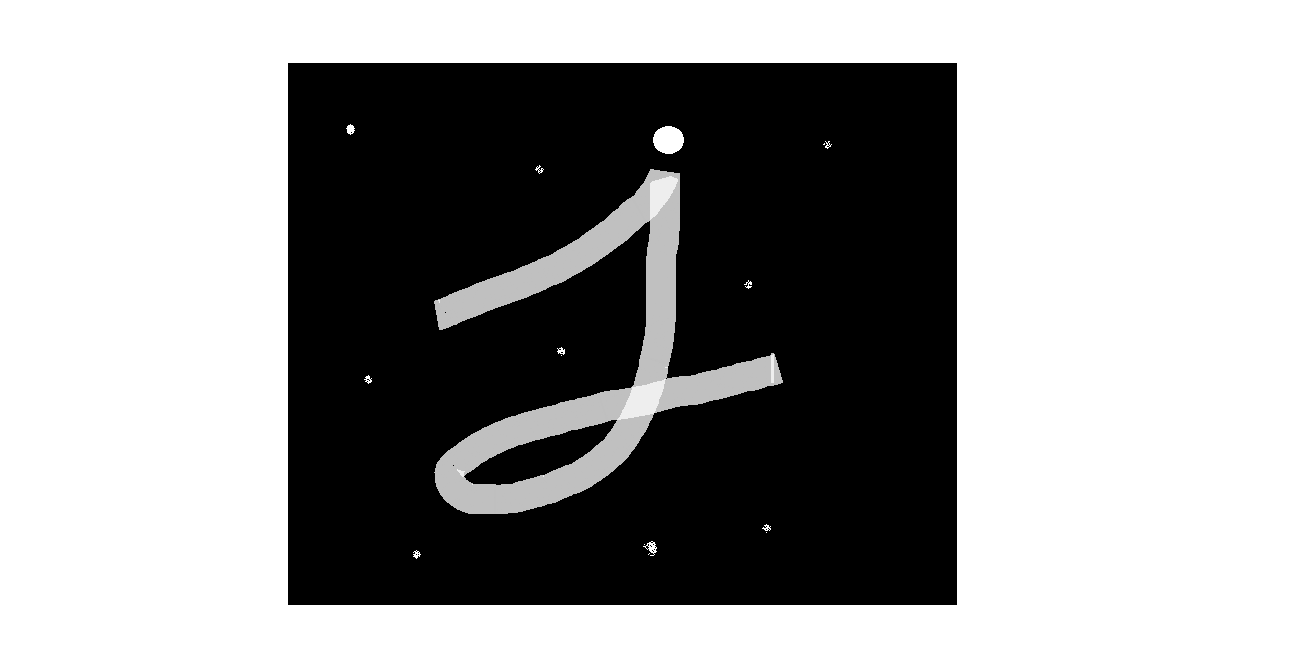
#> input picture Aula10-12maio/draw.png, 1311 x 658 px
$ python hit-or-miss.py
#> lines starting #> are read from the running program, lines starting #| are printed output that depends on the picture; after the words box and inside, x2 and y2 are one past the last pixel; in counts of white or black regions, pixels touching at a corner belong together
import cv2
import numpy as np

imagem = cv2.imread("draw.png")
#> imagem is the input picture: shape (658, 1311, 3); min 0, max 255, mean 155.2

def deixaCinza(imag):
    if len(imag.shape) < 3:
        return imag

    cinzas = np.zeros((imag.shape[0], imag.shape[1]), dtype = np.uint8)
    for i in range (imag.shape[0]):
        for j in range (imag.shape[1]):
            cinzas[i][j] = (imag[i][j].sum()//3)

    return cinzas

cinza = deixaCinza(imagem)

def deixaPretoBranco(cinza):
    pretoBranco = np.zeros((imagem.shape[0], imagem.shape[1]), dtype = np.uint8)
    for i in range (imagem.shape[0]):
        for j in range (imagem.shape[1]):
            if (cinza[i][j] /2) > 100:
                pretoBranco[i][j] = 255
            else:
                pretoBranco[i][j] = 0
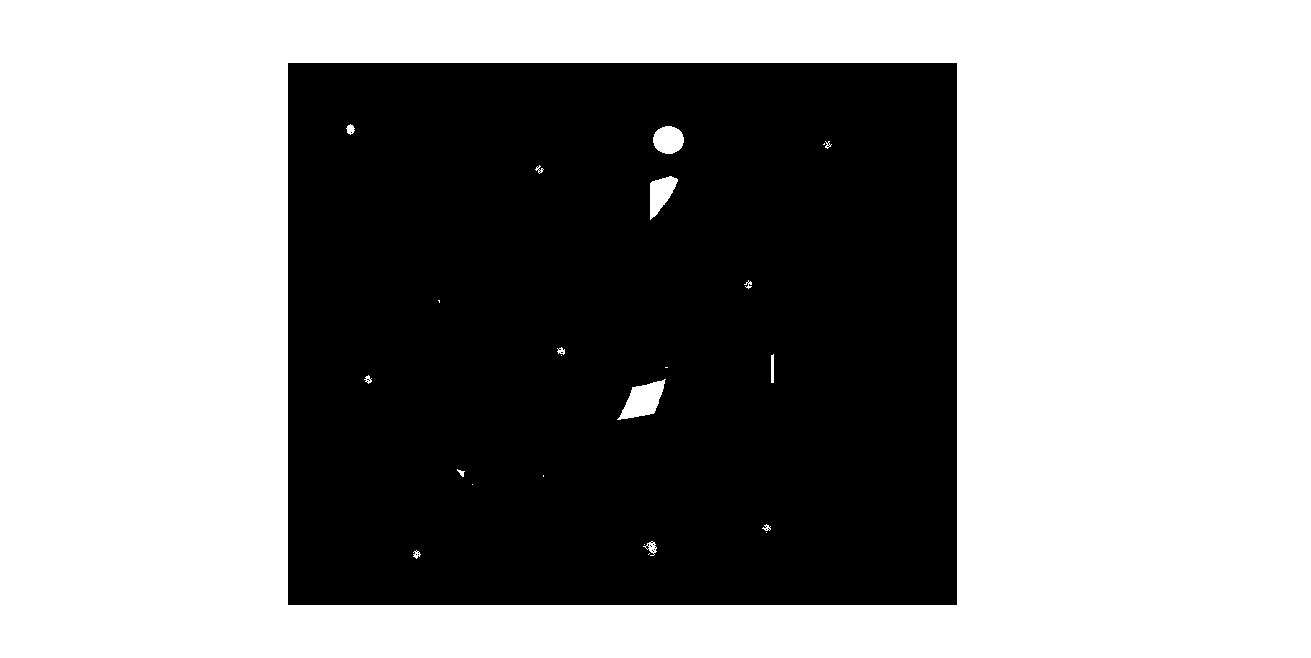
#> pretoBranco: shape (658, 1311); 58.3% white; 11 black regions (10 under 20 px), largest, box (x1, y1, x2, y2) and area: (288, 63, 957, 605) 359605
    return pretoBranco

preto_branco = deixaPretoBranco(cinza)

def hit_miss(img, limiar=127):

    # Cria imagem de saída vazia
#> called with limiar = 127
    binaria = np.zeros_like(img, dtype=np.uint8)

    # Percorre pixel por pixel
    for i in range(img.shape[0]):
        for j in range(img.shape[1]):

            # Se pixel >= limiar → branco
            if img[i, j] >= limiar:
                binaria[i, j] = 1
            else:
                binaria[i, j] = 0

    return binaria

A = hit_miss(preto_branco, 127)

# Pixels do objeto
B1 = np.array([
    [0, 0, 0],
    [0, 1, 0],
    [1, 1, 1]
], dtype=np.uint8)

# Pixels do fundo
B2 = np.array([
    [1, 1, 1],
    [0, 0, 0],
    [0, 0, 0]
], dtype=np.uint8)

A_comp = 1 - A

erode1 = cv2.erode(A, B1)
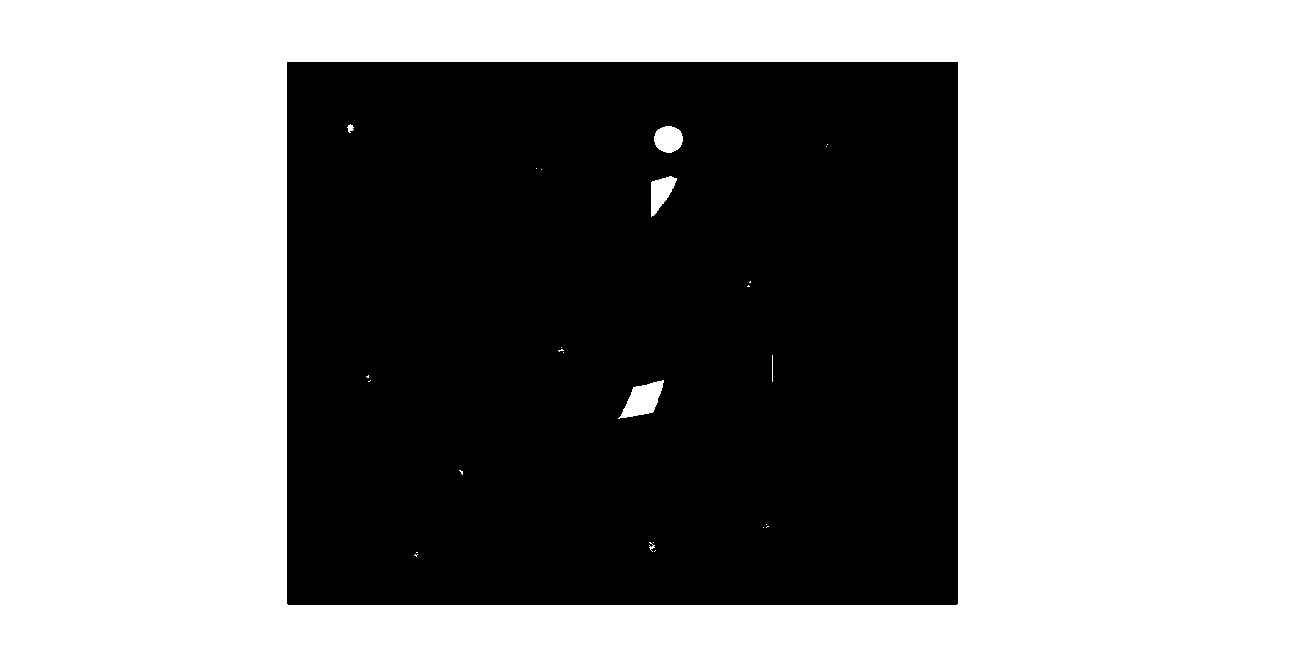
#> erode1: shape (658, 1311); values 0 (black) and 1 (white), 58% white; 1 black region, box (x1, y1, x2, y2) and area: (287, 62, 958, 605) 362017
erode2 = cv2.erode(A_comp, B2)
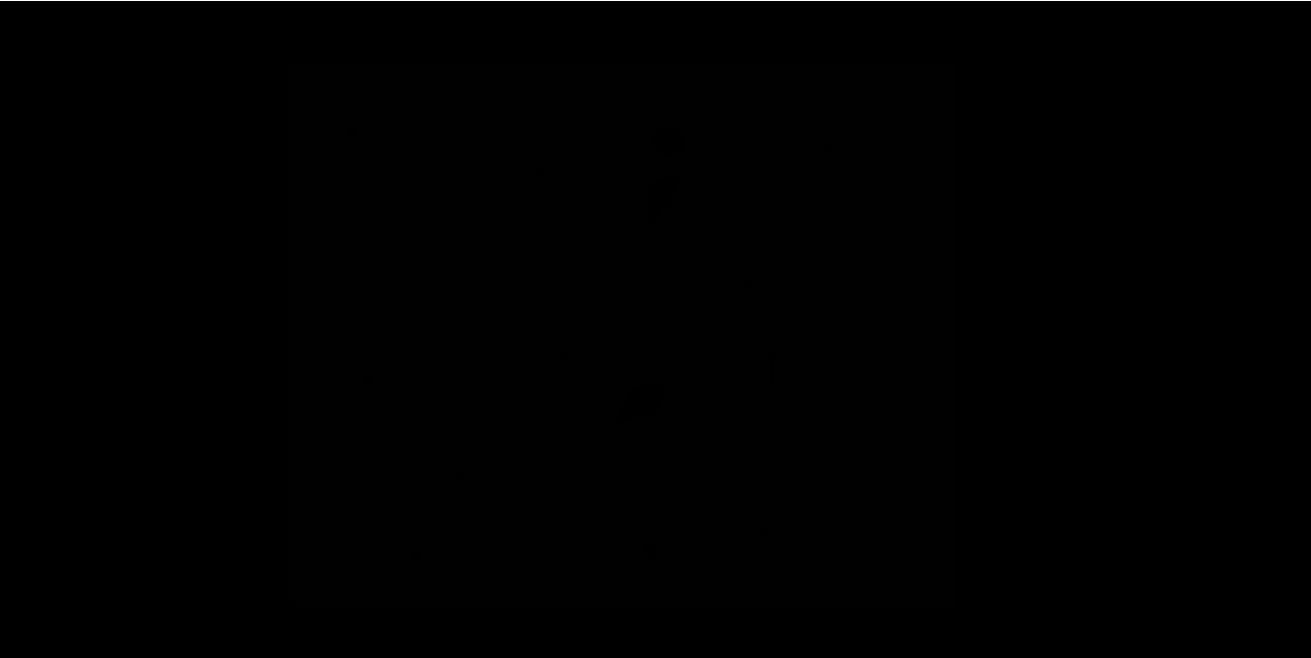
#> erode2: shape (658, 1311); min 0, max 255, mean 0.8

hitmiss = cv2.bitwise_and(erode1, erode2)
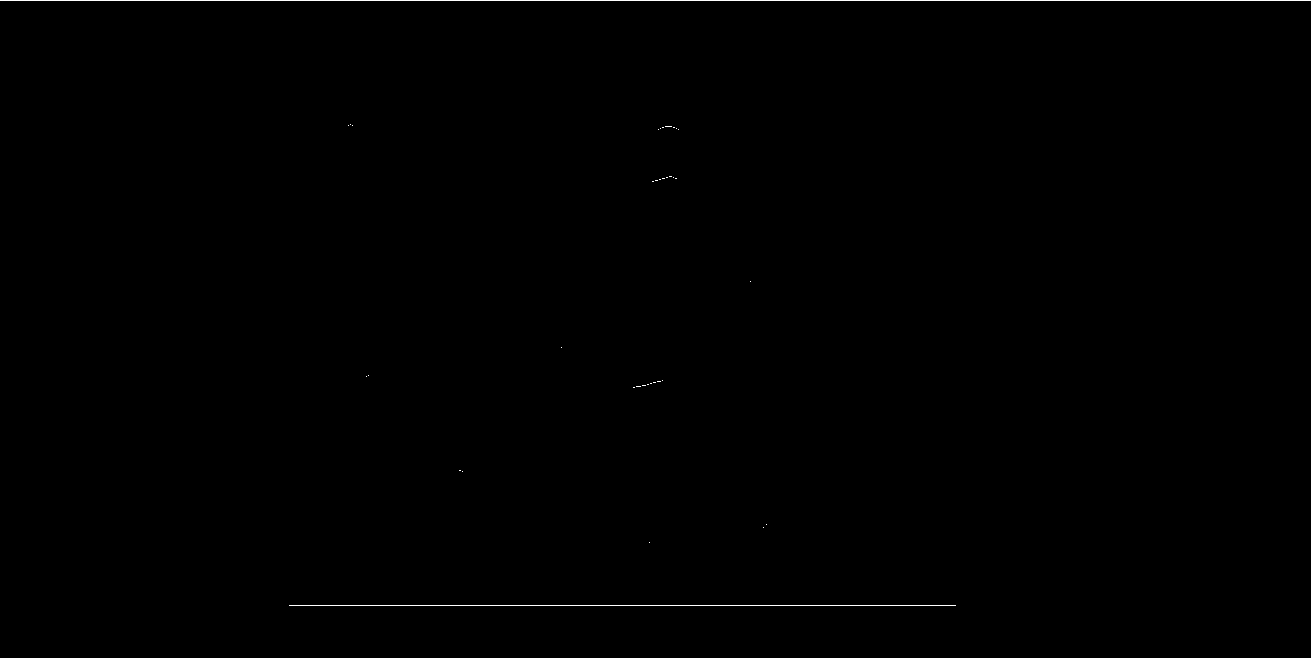
#> hitmiss: shape (658, 1311); values 0 (black) and 1 (white), 0.24% white in thin lines or dots

cv2.imshow("Original", imagem)
cv2.imshow("Binaria Manual", A * 255)
cv2.imshow("Hit-or-Miss", hitmiss * 255)

cv2.waitKey(0)
cv2.destroyAllWindows()
